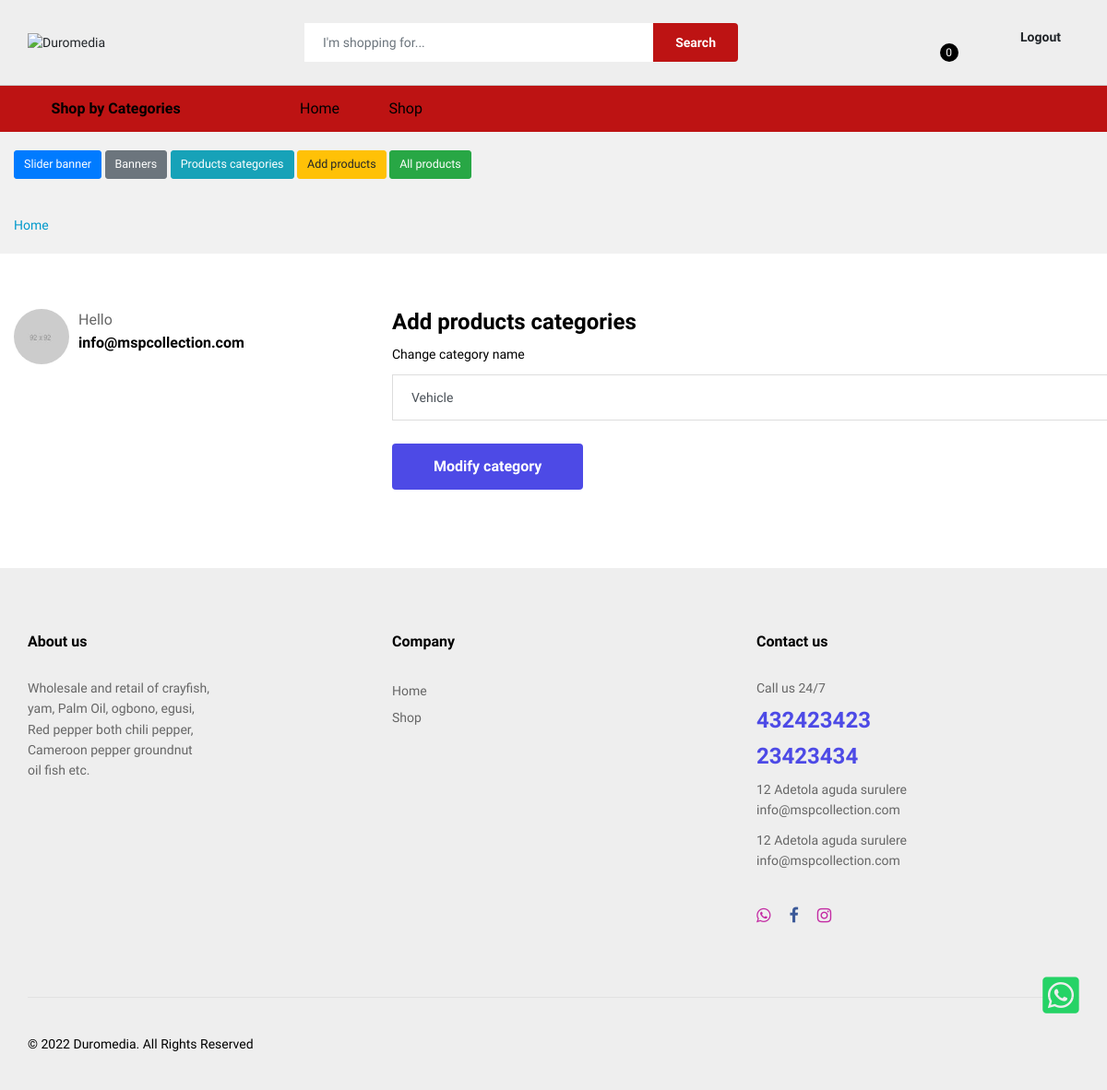
The app's page /beta-souk/products-categories-change.php?modify_categories=1 (signed in), older data.
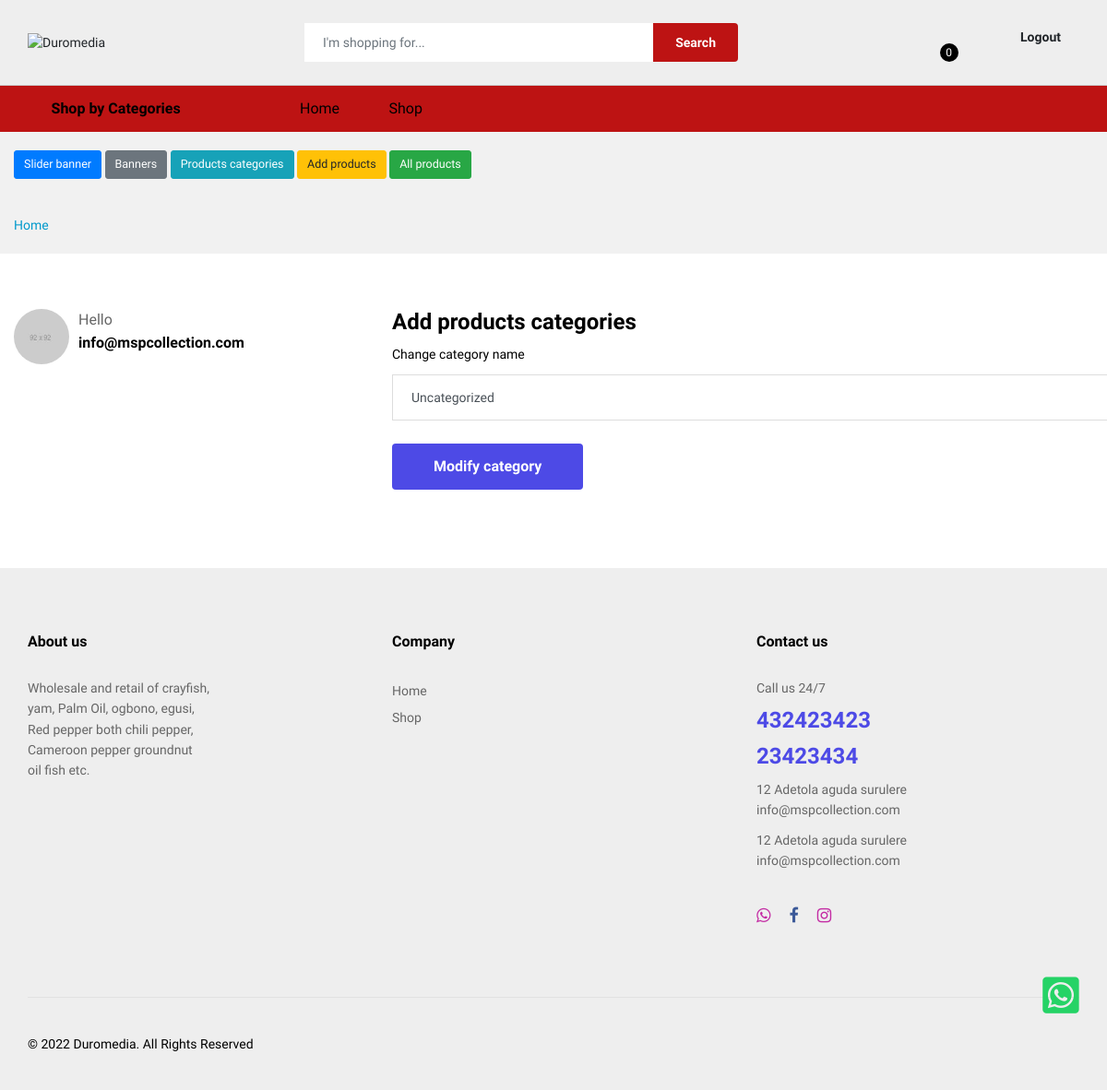
The same page, newer data.
### tables this page shows
CREATE TABLE `products_categories` (
  `products_categories_id` int(11) NOT NULL,
  `products_categories_name` varchar(20) NOT NULL,
  `products_categories_timestamp` timestamp NOT NULL DEFAULT CURRENT_TIMESTAMP ON UPDATE CURRENT_TIMESTAMP
);

### incs-template1/config.php (called while the page is built, shortened)
<?php
$EMAIL = "info@mspcollection.com";
?>

### beta-souk/products-categories-change.php (the view, shortened to what this page needs)
<?php
require_once ('../incs-template1/config.php');
$select_products_cat = mysqli_query($connect, "SELECT products_categories_id, products_categories_name FROM products_categories WHERE products_categories_id = '".$_GET['modify_categories']."'") or die(db_conn_error);
if(mysqli_num_rows($select_products_cat) == 1){
   while($rows = mysqli_fetch_array($select_products_cat)){
    $rows_each_product = $rows['products_categories_name'];
}
}else{
	header("Location:/");
	exit();
}
 include ('../incs-template1/header.php'); ?>
<?php include ('../incs-template1/settings.php'); ?>
<main class="ps-page--my-account">
        <div class="ps-breadcrumb">
            <div class="container">
                <ul class="breadcrumb">
                    <li><a href="/">Home</a></li>
                </ul>
            </div>
        </div>
        <section class="ps-section--account">
            <div class="container">
                <div class="row">
                    <div class="col-lg-4">
                        <div class="ps-section__left">
                            <aside class="ps-widget--account-dashboard">
                                <div class="ps-widget__header"><img src="img/users/3.jpg" alt="" />
                                    <figure>
                                        <figcaption>Hello</figcaption>
                                        <p><?=$EMAIL;?></p>
                                    </figure>
                                </div>
                            </aside>
                        </div>
                    </div>
                   <div class="col-lg-8">
                        <div class="ps-section__right">
                            <form class="ps-form--account-setting" action="" method="POST">
                                <div class="ps-form__header">
                                    <h3> Add products categories</h3>
                                </div>
                                <div class="ps-form__content">
                                     <div class="form-group">
                                        <label>Change category name</label>
                                        <input class="form-control" type="text" placeholder="e.g Clothings" name="products_categories" value="<?php if(isset($_POST['products_categories'])){echo $_POST['products_categories'];}else{echo $rows_each_product;} ?>">
                                    </div>
                                </div>
                                <div class="form-group submit">
                                    <button class="ps-btn" type="submit" name="submit">Modify category</button>
                                </div>
                            </form>
                        </div>
                    </div>
                </div>
            </div>
        </section>
    </main>
<?php include ('../incs-template1/footer.php'); ?>

Row changes from the older to the newer data that the page shows:
changed products_categories: products_categories "Vehicle" → "Uncategorized"
